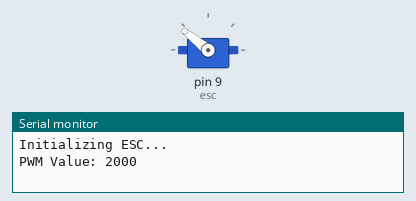
Recording of a sketch running on a simulated Arduino Uno, built with avr-gcc and run on an emulated ATmega328P. Parts: servo, the last lines printed to the serial monitor.

Above: at 0.1 s.
At 6.1 s:
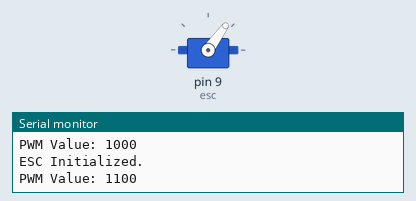
Timing chart, 0 to 7.6 s (numbered marks = the images above):
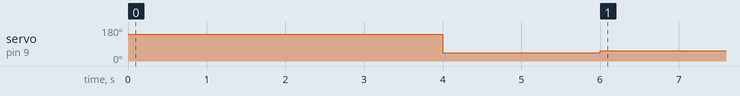

Measured:
- by itself, servo on pin 9 (esc): 141° → 44° at 4.0 s, → 54° 2.0 s later

The sketch:

test_broken_esc.ino
```cpp
#include <Servo.h>

Servo esc; // Create a Servo object to control the ESC

int pwmValue = 1000; // Variable to store the current PWM value

void setup() {
  Serial.begin(9600); // Initialize Serial Monitor communication
  esc.attach(9);      // Attach ESC to pin 9

  // Initialize ESC with a sequence of PWM values
  Serial.println("Initializing ESC...");

  pwmValue = 2000; // Initialize at 0
  esc.writeMicroseconds(pwmValue);
  Serial.print("PWM Value: ");
  Serial.println(pwmValue);
  delay(4000);

  pwmValue = 1000; // Set to 1000µs
  esc.writeMicroseconds(pwmValue);
  Serial.print("PWM Value: ");
  Serial.println(pwmValue);
  delay(2000);

  Serial.println("ESC Initialized.");
}

void loop() {
  // Example: Changing the PWM dynamically
  pwmValue = 1100; // Back to 1000µs
  esc.writeMicroseconds(pwmValue);
  Serial.print("PWM Value: ");
  Serial.println(pwmValue);
  delay(2000);
}
```
